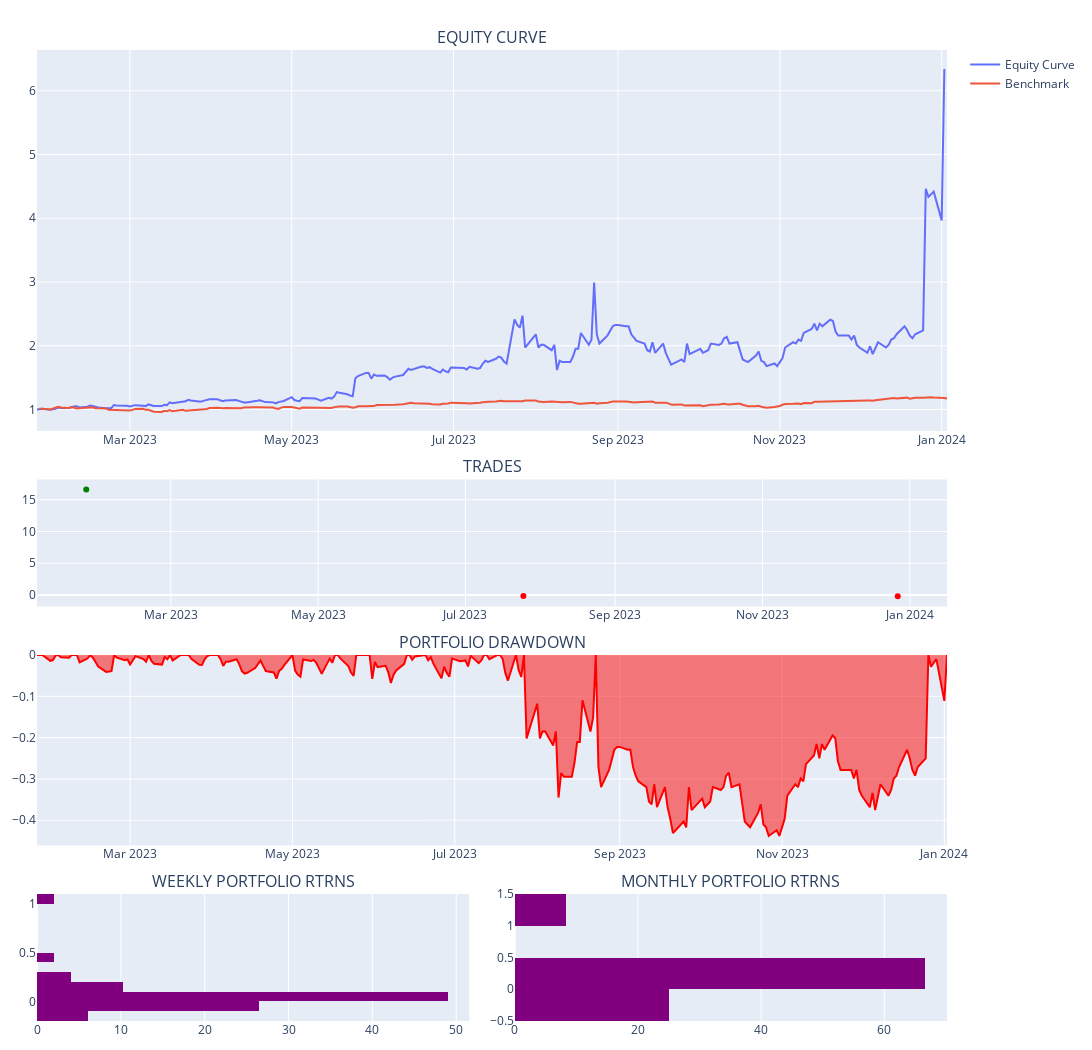

The cell this chart's notebook holds for it:
### Code cell
evb_backtest.portfolio.plot_portfolio()

### Figure 1 — Plotly figure (JSON) as saved in the notebook; plotly's stock layout.template omitted (floating-point values rounded to 4 significant figures; data arrays with more than 128 entries replaced by an {"elided": "..."} marker saying what was removed)
{"data": [{"name": "Equity Curve", "showlegend": true, "type": "scatter", "x": {"elided": "245 str values"}, "xaxis": "x", "y": {"elided": "245 float values"}, "yaxis": "y"}, {"name": "Benchmark", "showlegend": true, "type": "scatter", "x": {"elided": "246 str values"}, "xaxis": "x", "y": {"elided": "246 float values"}, "yaxis": "y"}, {"customdata": [4, 166, 7, 327], "hovertemplate": "<b>%{text}</b><br><br>Date: %{x}<br>Size: %{customdata}<br>PnL: %{y}<br>", "marker": {"color": ["green", "red", "green", "red"]}, "mode": "markers", "name": "Ticker", "showlegend": false, "text": ["NVDA", "NVDA", "NVDA", "NVDA"], "type": "scatter", "x": ["2023-01-25T00:00:00", "2023-07-25T00:00:00", "2023-12-26T00:00:00", "2023-12-27T00:00:00"], "xaxis": "x2", "y": [16.61, -0.157, null, -0.2139], "yaxis": "y2"}, {"fill": "tozeroy", "line": {"color": "red"}, "name": "Drawdown", "showlegend": false, "type": "scatter", "x": {"elided": "245 str values"}, "xaxis": "x3", "y": {"elided": "245 float values"}, "yaxis": "y3"}, {"histnorm": "percent", "marker": {"color": "purple"}, "showlegend": false, "type": "histogram", "xaxis": "x4", "y": [null, 0.0133, 0.009304, -0.0005822, 0.03049, 0.003769, -0.01117, 0.0393, 0.03927, 0.01714, -0.01598, -0.02722, 0.004513, 0.01572, 0.04202, -0.03523, 0.1078, 0.2077, 0.002302, -0.007875, 0.07805, 0.001534, 0.01317, 0.006651, 0.04655, -0.01693, 0.1484, 0.0211, -0.1343, 0.2625, -0.07561, 0.1431, -0.1073, -0.09018, -0.0881, 0.09661, 0.07709, 0, -0.1431, -0.0358, 0.1733, 0.116, 0.04726, -0.06318, -0.0867, 0.04219, 0.06073, -1.554e-15, 1.026, 0.4353], "yaxis": "y4"}, {"histnorm": "percent", "marker": {"color": "purple"}, "showlegend": false, "type": "histogram", "xaxis": "x5", "y": [null, 0.06178, 0.09509, -0.02333, 0.3087, 0.118, 0.2772, 0.09823, -0.1878, -0.1101, 0.198, 1.194, 0.4353], "yaxis": "y5"}], "layout": {"annotations": [{"font": {"size": 16}, "showarrow": false, "text": "EQUITY CURVE", "x": 0.5, "xanchor": "center", "xref": "paper", "y": 1.0, "yanchor": "bottom", "yref": "paper"}, {"font": {"size": 16}, "showarrow": false, "text": "TRADES", "x": 0.5, "xanchor": "center", "xref": "paper", "y": 0.5577, "yanchor": "bottom", "yref": "paper"}, {"font": {"size": 16}, "showarrow": false, "text": "PORTFOLIO DRAWDOWN", "x": 0.5, "xanchor": "center", "xref": "paper", "y": 0.3769, "yanchor": "bottom", "yref": "paper"}, {"font": {"size": 16}, "showarrow": false, "text": "WEEKLY PORTFOLIO RTRNS", "x": 0.2375, "xanchor": "center", "xref": "paper", "y": 0.1308, "yanchor": "bottom", "yref": "paper"}, {"font": {"size": 16}, "showarrow": false, "text": "MONTHLY PORTFOLIO RTRNS", "x": 0.7625, "xanchor": "center", "xref": "paper", "y": 0.1308, "yanchor": "bottom", "yref": "paper"}], "height": 1050, "hovermode": "x unified", "margin": {"b": 20, "l": 15, "r": 15, "t": 50}, "paper_bgcolor": "WHITE", "width": 1200, "xaxis": {"anchor": "y", "domain": [0, 1]}, "xaxis2": {"anchor": "y2", "domain": [0, 1]}, "xaxis3": {"anchor": "y3", "domain": [0, 1]}, "xaxis4": {"anchor": "y4", "domain": [0, 0.475]}, "xaxis5": {"anchor": "y5", "domain": [0.525, 1]}, "yaxis": {"anchor": "x", "domain": [0.6077, 1.0]}, "yaxis2": {"anchor": "x2", "domain": [0.4269, 0.5577]}, "yaxis3": {"anchor": "x3", "domain": [0.1808, 0.3769]}, "yaxis4": {"anchor": "x4", "domain": [0, 0.1308]}, "yaxis5": {"anchor": "x5", "domain": [0, 0.1308]}}}
